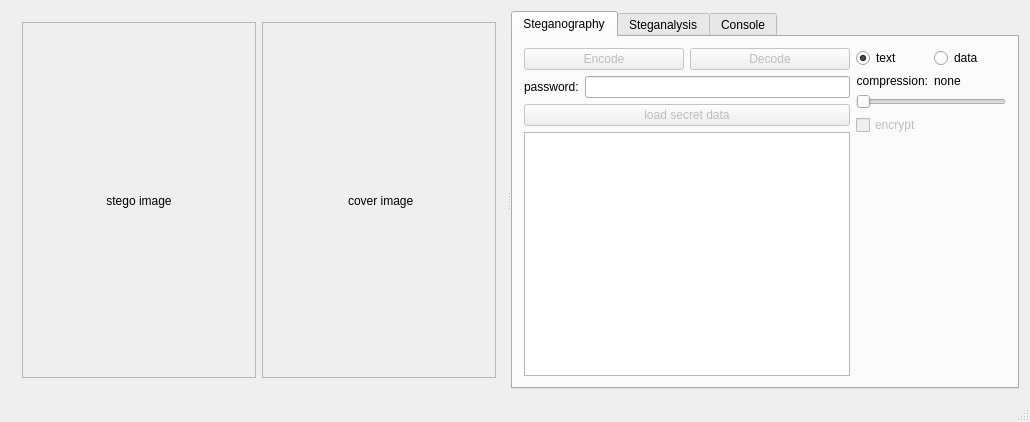
<?xml version="1.0" encoding="UTF-8"?>
<ui version="4.0">
 <class>MainWindow</class>
 <widget class="QMainWindow" name="MainWindow">
  <property name="geometry">
   <rect>
    <x>0</x>
    <y>0</y>
    <width>1030</width>
    <height>422</height>
   </rect>
  </property>
  <property name="sizePolicy">
   <sizepolicy hsizetype="Minimum" vsizetype="Minimum">
    <horstretch>0</horstretch>
    <verstretch>0</verstretch>
   </sizepolicy>
  </property>
  <property name="windowTitle">
   <string>StegoSum</string>
  </property>
  <widget class="QWidget" name="centralWidget">
   <layout class="QGridLayout" name="gridLayout">
    <item row="0" column="0">
     <widget class="QSplitter" name="splitter">
      <property name="orientation">
       <enum>Qt::Horizontal</enum>
      </property>
      <widget class="QWidget" name="layoutWidget">
       <layout class="QGridLayout" name="gridLayout_2">
        <item row="0" column="1">
         <widget class="QScrollArea" name="scrollArea">
          <property name="minimumSize">
           <size>
            <width>200</width>
            <height>0</height>
           </size>
          </property>
          <property name="alignment">
           <set>Qt::AlignCenter</set>
          </property>
          <widget class="QWidget" name="scrollAreaWidgetContents">
           <property name="geometry">
            <rect>
             <x>14</x>
             <y>31</y>
             <width>198</width>
             <height>291</height>
            </rect>
           </property>
           <layout class="QVBoxLayout" name="verticalLayout_4">
            <item>
             <widget class="ClickableLabel" name="ImageView">
              <property name="text">
               <string> cover image</string>
              </property>
              <property name="alignment">
               <set>Qt::AlignCenter</set>
              </property>
             </widget>
            </item>
           </layout>
          </widget>
         </widget>
        </item>
        <item row="0" column="0">
         <widget class="QScrollArea" name="scrollArea_2">
          <property name="minimumSize">
           <size>
            <width>200</width>
            <height>0</height>
           </size>
          </property>
          <property name="alignment">
           <set>Qt::AlignCenter</set>
          </property>
          <widget class="QWidget" name="scrollAreaWidgetContents_2">
           <property name="geometry">
            <rect>
             <x>14</x>
             <y>31</y>
             <width>198</width>
             <height>291</height>
            </rect>
           </property>
           <layout class="QVBoxLayout" name="verticalLayout_5">
            <item>
             <widget class="ClickableLabel" name="ImageStegoView">
              <property name="text">
               <string>stego image</string>
              </property>
              <property name="alignment">
               <set>Qt::AlignCenter</set>
              </property>
             </widget>
            </item>
           </layout>
          </widget>
         </widget>
        </item>
       </layout>
      </widget>
      <widget class="QTabWidget" name="TabWidget">
       <property name="currentIndex">
        <number>0</number>
       </property>
       <widget class="QWidget" name="SteganographyTab">
        <attribute name="title">
         <string>Steganography</string>
        </attribute>
        <layout class="QVBoxLayout" name="verticalLayout_3">
         <item>
          <layout class="QHBoxLayout" name="horizontalLayout_7" stretch="1,0">
           <item>
            <layout class="QVBoxLayout" name="verticalLayout">
             <item>
              <layout class="QHBoxLayout" name="horizontalLayout_4">
               <item>
                <widget class="QPushButton" name="encodeButton">
                 <property name="enabled">
                  <bool>false</bool>
                 </property>
                 <property name="sizePolicy">
                  <sizepolicy hsizetype="Minimum" vsizetype="Fixed">
                   <horstretch>0</horstretch>
                   <verstretch>0</verstretch>
                  </sizepolicy>
                 </property>
                 <property name="text">
                  <string>Encode</string>
                 </property>
                </widget>
               </item>
               <item>
                <widget class="QPushButton" name="decodeButton">
                 <property name="enabled">
                  <bool>false</bool>
                 </property>
                 <property name="sizePolicy">
                  <sizepolicy hsizetype="Minimum" vsizetype="Fixed">
                   <horstretch>0</horstretch>
                   <verstretch>0</verstretch>
                  </sizepolicy>
                 </property>
                 <property name="text">
                  <string>Decode</string>
                 </property>
                </widget>
               </item>
              </layout>
             </item>
             <item>
              <layout class="QHBoxLayout" name="horizontalLayout">
               <item>
                <widget class="QLabel" name="label">
                 <property name="text">
                  <string>password:</string>
                 </property>
                </widget>
               </item>
               <item>
                <widget class="QLineEdit" name="lineEdit"/>
               </item>
              </layout>
             </item>
             <item>
              <widget class="QPushButton" name="openDataButton">
               <property name="enabled">
                <bool>false</bool>
               </property>
               <property name="sizePolicy">
                <sizepolicy hsizetype="Minimum" vsizetype="Fixed">
                 <horstretch>0</horstretch>
                 <verstretch>0</verstretch>
                </sizepolicy>
               </property>
               <property name="acceptDrops">
                <bool>false</bool>
               </property>
               <property name="autoFillBackground">
                <bool>false</bool>
               </property>
               <property name="text">
                <string>load secret data</string>
               </property>
               <property name="autoDefault">
                <bool>false</bool>
               </property>
               <property name="default">
                <bool>true</bool>
               </property>
               <property name="flat">
                <bool>false</bool>
               </property>
              </widget>
             </item>
             <item>
              <widget class="secretMsgTextEdit" name="secretMsgView">
               <property name="enabled">
                <bool>true</bool>
               </property>
               <property name="plainText">
                <string/>
               </property>
              </widget>
             </item>
             <item>
              <spacer name="verticalSpacer_2">
               <property name="orientation">
                <enum>Qt::Vertical</enum>
               </property>
               <property name="sizeType">
                <enum>QSizePolicy::Fixed</enum>
               </property>
               <property name="sizeHint" stdset="0">
                <size>
                 <width>20</width>
                 <height>0</height>
                </size>
               </property>
              </spacer>
             </item>
            </layout>
           </item>
           <item>
            <layout class="QGridLayout" name="gridLayout_4">
             <item row="9" column="0">
              <spacer name="verticalSpacer">
               <property name="orientation">
                <enum>Qt::Vertical</enum>
               </property>
               <property name="sizeHint" stdset="0">
                <size>
                 <width>20</width>
                 <height>40</height>
                </size>
               </property>
              </spacer>
             </item>
             <item row="5" column="0">
              <layout class="QGridLayout" name="gridLayout_7"/>
             </item>
             <item row="0" column="0">
              <layout class="QHBoxLayout" name="horizontalLayout_3">
               <item>
                <widget class="QRadioButton" name="radioButtonText">
                 <property name="text">
                  <string>text</string>
                 </property>
                 <property name="checked">
                  <bool>true</bool>
                 </property>
                </widget>
               </item>
               <item>
                <widget class="QRadioButton" name="radioButtonData">
                 <property name="text">
                  <string>data</string>
                 </property>
                </widget>
               </item>
              </layout>
             </item>
             <item row="1" column="0">
              <layout class="QHBoxLayout" name="horizontalLayout_5">
               <item>
                <widget class="QLabel" name="copmressLabel">
                 <property name="sizePolicy">
                  <sizepolicy hsizetype="Preferred" vsizetype="Preferred">
                   <horstretch>0</horstretch>
                   <verstretch>0</verstretch>
                  </sizepolicy>
                 </property>
                 <property name="layoutDirection">
                  <enum>Qt::LeftToRight</enum>
                 </property>
                 <property name="autoFillBackground">
                  <bool>false</bool>
                 </property>
                 <property name="text">
                  <string>compression:</string>
                 </property>
                 <property name="alignment">
                  <set>Qt::AlignRight|Qt::AlignTrailing|Qt::AlignVCenter</set>
                 </property>
                </widget>
               </item>
               <item>
                <widget class="QLabel" name="compressLabelChange">
                 <property name="sizePolicy">
                  <sizepolicy hsizetype="Minimum" vsizetype="Minimum">
                   <horstretch>0</horstretch>
                   <verstretch>0</verstretch>
                  </sizepolicy>
                 </property>
                 <property name="text">
                  <string>none</string>
                 </property>
                 <property name="alignment">
                  <set>Qt::AlignLeading|Qt::AlignLeft|Qt::AlignVCenter</set>
                 </property>
                </widget>
               </item>
              </layout>
             </item>
             <item row="2" column="0">
              <widget class="QSlider" name="compressSlider">
               <property name="enabled">
                <bool>false</bool>
               </property>
               <property name="sizePolicy">
                <sizepolicy hsizetype="Minimum" vsizetype="Fixed">
                 <horstretch>0</horstretch>
                 <verstretch>0</verstretch>
                </sizepolicy>
               </property>
               <property name="layoutDirection">
                <enum>Qt::LeftToRight</enum>
               </property>
               <property name="maximum">
                <number>9</number>
               </property>
               <property name="pageStep">
                <number>9</number>
               </property>
               <property name="value">
                <number>0</number>
               </property>
               <property name="tracking">
                <bool>true</bool>
               </property>
               <property name="orientation">
                <enum>Qt::Horizontal</enum>
               </property>
               <property name="invertedAppearance">
                <bool>false</bool>
               </property>
               <property name="invertedControls">
                <bool>false</bool>
               </property>
               <property name="tickPosition">
                <enum>QSlider::NoTicks</enum>
               </property>
              </widget>
             </item>
             <item row="6" column="0">
              <widget class="QStackedWidget" name="stackedWidget">
               <property name="sizePolicy">
                <sizepolicy hsizetype="Minimum" vsizetype="Minimum">
                 <horstretch>0</horstretch>
                 <verstretch>0</verstretch>
                </sizepolicy>
               </property>
               <property name="currentIndex">
                <number>0</number>
               </property>
               <widget class="QWidget" name="empty_page"/>
               <widget class="QWidget" name="raster_page">
                <layout class="QGridLayout" name="gridLayout_8">
                 <property name="leftMargin">
                  <number>0</number>
                 </property>
                 <property name="topMargin">
                  <number>0</number>
                 </property>
                 <property name="rightMargin">
                  <number>0</number>
                 </property>
                 <property name="bottomMargin">
                  <number>0</number>
                 </property>
                 <property name="spacing">
                  <number>0</number>
                 </property>
                 <item row="1" column="0">
                  <layout class="QHBoxLayout" name="horizontalLayout_6">
                   <property name="spacing">
                    <number>0</number>
                   </property>
                   <property name="sizeConstraint">
                    <enum>QLayout::SetMinimumSize</enum>
                   </property>
                   <item>
                    <widget class="QCheckBox" name="lookAheadRadio">
                     <property name="enabled">
                      <bool>true</bool>
                     </property>
                     <property name="text">
                      <string>lookAhead</string>
                     </property>
                     <property name="checked">
                      <bool>false</bool>
                     </property>
                    </widget>
                   </item>
                  </layout>
                 </item>
                 <item row="2" column="0">
                  <layout class="QHBoxLayout" name="horizontalLayout_2">
                   <property name="spacing">
                    <number>0</number>
                   </property>
                   <property name="sizeConstraint">
                    <enum>QLayout::SetMinimumSize</enum>
                   </property>
                   <item>
                    <widget class="QCheckBox" name="red_radio">
                     <property name="enabled">
                      <bool>true</bool>
                     </property>
                     <property name="sizePolicy">
                      <sizepolicy hsizetype="Preferred" vsizetype="Fixed">
                       <horstretch>0</horstretch>
                       <verstretch>0</verstretch>
                      </sizepolicy>
                     </property>
                     <property name="text">
                      <string comment="&lt;b&gt;red&lt;/b&gt;" extracomment="&lt;b&gt;red&lt;/b&gt;">red</string>
                     </property>
                     <property name="checked">
                      <bool>true</bool>
                     </property>
                    </widget>
                   </item>
                   <item>
                    <widget class="QCheckBox" name="green_radio">
                     <property name="enabled">
                      <bool>true</bool>
                     </property>
                     <property name="sizePolicy">
                      <sizepolicy hsizetype="Preferred" vsizetype="Fixed">
                       <horstretch>0</horstretch>
                       <verstretch>0</verstretch>
                      </sizepolicy>
                     </property>
                     <property name="text">
                      <string>green</string>
                     </property>
                     <property name="checked">
                      <bool>true</bool>
                     </property>
                    </widget>
                   </item>
                   <item>
                    <widget class="QCheckBox" name="blue_radio">
                     <property name="enabled">
                      <bool>true</bool>
                     </property>
                     <property name="sizePolicy">
                      <sizepolicy hsizetype="Preferred" vsizetype="Fixed">
                       <horstretch>0</horstretch>
                       <verstretch>0</verstretch>
                      </sizepolicy>
                     </property>
                     <property name="text">
                      <string>blue</string>
                     </property>
                     <property name="checked">
                      <bool>true</bool>
                     </property>
                     <property name="autoExclusive">
                      <bool>false</bool>
                     </property>
                    </widget>
                   </item>
                  </layout>
                 </item>
                </layout>
               </widget>
               <widget class="QWidget" name="vector_page">
                <property name="sizePolicy">
                 <sizepolicy hsizetype="Preferred" vsizetype="Preferred">
                  <horstretch>0</horstretch>
                  <verstretch>0</verstretch>
                 </sizepolicy>
                </property>
                <layout class="QGridLayout" name="gridLayout_10" rowstretch="0,0,0">
                 <property name="leftMargin">
                  <number>0</number>
                 </property>
                 <property name="topMargin">
                  <number>0</number>
                 </property>
                 <property name="rightMargin">
                  <number>0</number>
                 </property>
                 <property name="bottomMargin">
                  <number>0</number>
                 </property>
                 <property name="spacing">
                  <number>0</number>
                 </property>
                 <item row="2" column="0">
                  <layout class="QGridLayout" name="gridLayout_11">
                   <item row="0" column="0">
                    <widget class="QCheckBox" name="checkBoxMaxFPPosition">
                     <property name="text">
                      <string>Max FP Position</string>
                     </property>
                     <property name="checked">
                      <bool>true</bool>
                     </property>
                    </widget>
                   </item>
                  </layout>
                 </item>
                 <item row="1" column="0">
                  <widget class="QSlider" name="FPPosSlider">
                   <property name="enabled">
                    <bool>false</bool>
                   </property>
                   <property name="sizePolicy">
                    <sizepolicy hsizetype="Expanding" vsizetype="Fixed">
                     <horstretch>0</horstretch>
                     <verstretch>0</verstretch>
                    </sizepolicy>
                   </property>
                   <property name="maximum">
                    <number>9</number>
                   </property>
                   <property name="pageStep">
                    <number>2</number>
                   </property>
                   <property name="value">
                    <number>8</number>
                   </property>
                   <property name="orientation">
                    <enum>Qt::Horizontal</enum>
                   </property>
                   <property name="invertedAppearance">
                    <bool>false</bool>
                   </property>
                   <property name="invertedControls">
                    <bool>false</bool>
                   </property>
                   <property name="tickPosition">
                    <enum>QSlider::TicksAbove</enum>
                   </property>
                   <property name="tickInterval">
                    <number>1</number>
                   </property>
                  </widget>
                 </item>
                 <item row="0" column="0">
                  <widget class="QLabel" name="FPPosLabel">
                   <property name="enabled">
                    <bool>false</bool>
                   </property>
                   <property name="sizePolicy">
                    <sizepolicy hsizetype="Maximum" vsizetype="Preferred">
                     <horstretch>10</horstretch>
                     <verstretch>0</verstretch>
                    </sizepolicy>
                   </property>
                   <property name="minimumSize">
                    <size>
                     <width>150</width>
                     <height>20</height>
                    </size>
                   </property>
                   <property name="lineWidth">
                    <number>0</number>
                   </property>
                   <property name="text">
                    <string>1.2345678</string>
                   </property>
                   <property name="alignment">
                    <set>Qt::AlignCenter</set>
                   </property>
                  </widget>
                 </item>
                </layout>
               </widget>
              </widget>
             </item>
             <item row="3" column="0">
              <widget class="QCheckBox" name="encryptCheckBox">
               <property name="enabled">
                <bool>false</bool>
               </property>
               <property name="text">
                <string>encrypt</string>
               </property>
              </widget>
             </item>
            </layout>
           </item>
          </layout>
         </item>
        </layout>
       </widget>
       <widget class="QWidget" name="SteganalysisTab">
        <attribute name="title">
         <string>Steganalysis</string>
        </attribute>
        <layout class="QGridLayout" name="gridLayout_3">
         <item row="0" column="0">
          <layout class="QGridLayout" name="gridLayout_5" columnstretch="0,0,0,0">
           <item row="0" column="0">
            <widget class="QLabel" name="label_2">
             <property name="text">
              <string>Methods: </string>
             </property>
             <property name="alignment">
              <set>Qt::AlignCenter</set>
             </property>
            </widget>
           </item>
           <item row="0" column="1">
            <widget class="QCheckBox" name="samplePairsCheckBox">
             <property name="text">
              <string>Sample Pairs</string>
             </property>
             <property name="checked">
              <bool>true</bool>
             </property>
            </widget>
           </item>
           <item row="0" column="3">
            <spacer name="horizontalSpacer_2">
             <property name="orientation">
              <enum>Qt::Horizontal</enum>
             </property>
             <property name="sizeHint" stdset="0">
              <size>
               <width>40</width>
               <height>20</height>
              </size>
             </property>
            </spacer>
           </item>
           <item row="0" column="2">
            <widget class="QCheckBox" name="checkBoxRS">
             <property name="text">
              <string>RS</string>
             </property>
            </widget>
           </item>
          </layout>
         </item>
         <item row="2" column="0">
          <widget class="QPushButton" name="makeAnalysisButton">
           <property name="enabled">
            <bool>false</bool>
           </property>
           <property name="text">
            <string>Make an analysis</string>
           </property>
          </widget>
         </item>
         <item row="3" column="0">
          <widget class="QPlainTextEdit" name="consoleOutput"/>
         </item>
         <item row="1" column="0">
          <layout class="QGridLayout" name="gridLayout_6" columnstretch="0,0,0,0">
           <item row="0" column="3">
            <spacer name="horizontalSpacer">
             <property name="orientation">
              <enum>Qt::Horizontal</enum>
             </property>
             <property name="sizeHint" stdset="0">
              <size>
               <width>40</width>
               <height>20</height>
              </size>
             </property>
            </spacer>
           </item>
           <item row="0" column="2">
            <widget class="QCheckBox" name="fileOutputcheckBox">
             <property name="text">
              <string>.txt File</string>
             </property>
            </widget>
           </item>
           <item row="0" column="1">
            <widget class="QCheckBox" name="consoleOutputCheckBox">
             <property name="text">
              <string>Console</string>
             </property>
             <property name="checked">
              <bool>true</bool>
             </property>
            </widget>
           </item>
           <item row="0" column="0">
            <widget class="QLabel" name="label_3">
             <property name="text">
              <string>Outputs:  </string>
             </property>
             <property name="alignment">
              <set>Qt::AlignCenter</set>
             </property>
            </widget>
           </item>
          </layout>
         </item>
        </layout>
       </widget>
       <widget class="QWidget" name="ConsoleTab">
        <attribute name="title">
         <string>Console</string>
        </attribute>
        <layout class="QGridLayout" name="gridLayout_9">
         <item row="0" column="0">
          <widget class="QTextBrowser" name="console"/>
         </item>
        </layout>
       </widget>
      </widget>
     </widget>
    </item>
   </layout>
  </widget>
  <widget class="QStatusBar" name="statusBar"/>
  <widget class="QMenuBar" name="menuBar">
   <property name="geometry">
    <rect>
     <x>0</x>
     <y>0</y>
     <width>1030</width>
     <height>25</height>
    </rect>
   </property>
  </widget>
  <action name="actionOpen">
   <property name="text">
    <string>Open...</string>
   </property>
  </action>
  <action name="actionEncode">
   <property name="text">
    <string>Encode</string>
   </property>
  </action>
  <action name="actionDecode">
   <property name="text">
    <string>Decode</string>
   </property>
  </action>
  <action name="actionZoom_In">
   <property name="text">
    <string>Zoom &amp;In(25%)</string>
   </property>
  </action>
  <action name="actionZoom_Out">
   <property name="text">
    <string>Zoom &amp;Out(25%)</string>
   </property>
  </action>
  <action name="actionNormal_Size">
   <property name="text">
    <string>&amp;Normal Size</string>
   </property>
  </action>
  <action name="actionFit_to_Screen">
   <property name="text">
    <string>&amp;Fit to Window</string>
   </property>
  </action>
  <action name="actionZoom_In_25">
   <property name="enabled">
    <bool>false</bool>
   </property>
   <property name="text">
    <string>Zoom &amp;In (25%)</string>
   </property>
   <property name="shortcut">
    <string>Ctrl++</string>
   </property>
  </action>
  <action name="actionZoom_Out_25">
   <property name="enabled">
    <bool>false</bool>
   </property>
   <property name="text">
    <string>Zoom &amp;Out (25%)</string>
   </property>
   <property name="shortcut">
    <string>Ctrl+-</string>
   </property>
  </action>
  <action name="action_Normal_Size">
   <property name="enabled">
    <bool>false</bool>
   </property>
   <property name="text">
    <string>&amp;Normal Size</string>
   </property>
   <property name="shortcut">
    <string>Ctrl+N, Ctrl+S</string>
   </property>
  </action>
  <action name="action_Fit_to_Window">
   <property name="checkable">
    <bool>true</bool>
   </property>
   <property name="text">
    <string>&amp;Fit to Window</string>
   </property>
  </action>
  <action name="action_New">
   <property name="text">
    <string>&amp;New</string>
   </property>
   <property name="shortcut">
    <string>Ctrl+O</string>
   </property>
  </action>
  <action name="action_Stego_Image">
   <property name="checkable">
    <bool>true</bool>
   </property>
   <property name="text">
    <string>&amp;Stego Image</string>
   </property>
  </action>
  <action name="action_Stego_Image_2">
   <property name="checkable">
    <bool>true</bool>
   </property>
   <property name="text">
    <string>&amp;Stego Image</string>
   </property>
  </action>
  <action name="actionOnly_LSB_Red">
   <property name="checkable">
    <bool>false</bool>
   </property>
   <property name="text">
    <string>Only LSB &amp;Red</string>
   </property>
  </action>
  <action name="actionOnly_LSB_Green">
   <property name="text">
    <string>Only LSB &amp;Green</string>
   </property>
  </action>
  <action name="actionOnly_LSB_Blue">
   <property name="text">
    <string>Only LSB &amp;Blue</string>
   </property>
  </action>
  <action name="actionNormal_View">
   <property name="text">
    <string>&amp;Normal View</string>
   </property>
  </action>
  <action name="actionOnly_LSB_All">
   <property name="text">
    <string>Only LSB &amp;All</string>
   </property>
  </action>
 </widget>
 <layoutdefault spacing="6" margin="11"/>
 <customwidgets>
  <customwidget>
   <class>secretMsgTextEdit</class>
   <extends>QPlainTextEdit</extends>
   <header>secretmsgtextedit.h</header>
   <slots>
    <slot>textChangedHandler()</slot>
   </slots>
  </customwidget>
  <customwidget>
   <class>ClickableLabel</class>
   <extends>QLabel</extends>
   <header>clickablelabel.hpp</header>
  </customwidget>
 </customwidgets>
 <resources/>
 <connections>
  <connection>
   <sender>decodeButton</sender>
   <signal>clicked()</signal>
   <receiver>actionDecode</receiver>
   <slot>trigger()</slot>
   <hints>
    <hint type="sourcelabel">
     <x>428</x>
     <y>78</y>
    </hint>
    <hint type="destinationlabel">
     <x>-1</x>
     <y>-1</y>
    </hint>
   </hints>
  </connection>
  <connection>
   <sender>encodeButton</sender>
   <signal>clicked()</signal>
   <receiver>actionEncode</receiver>
   <slot>trigger()</slot>
   <hints>
    <hint type="sourcelabel">
     <x>273</x>
     <y>78</y>
    </hint>
    <hint type="destinationlabel">
     <x>-1</x>
     <y>-1</y>
    </hint>
   </hints>
  </connection>
 </connections>
</ui>
